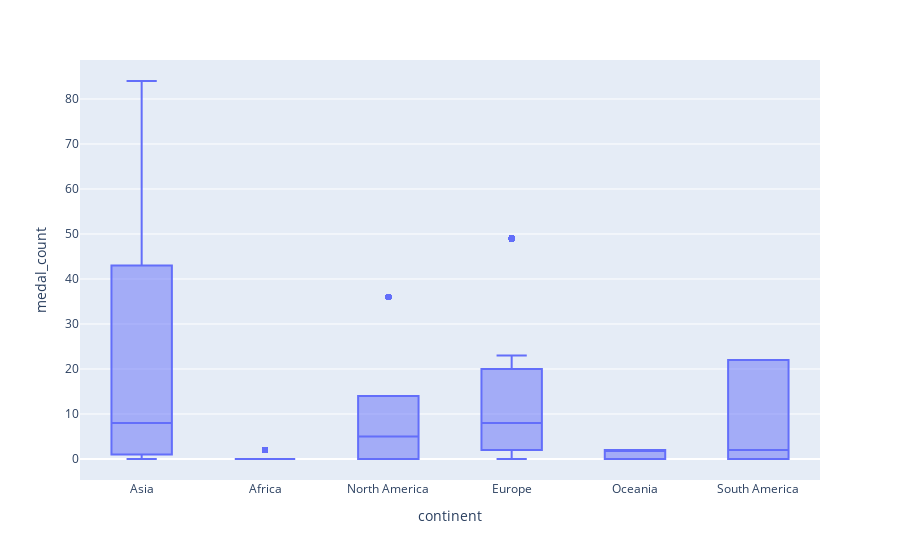

This figure's notebook cell:
### Markdown cell above
## 🎨&nbsp;&nbsp;Visualize the data 

An essential part of exploratory analysis is visualizing the data. We will begin with a [boxplot](https://plotly.com/python/box-plots/) to identify differences in the medal counts between continents.

First, we will need to create a column named `medal_count`. This column will represent the number of non-null values by country (i.e., the number of medals). 

The visualization also includes hover data for outliers, which means that you can learn more about each outlier. Be sure to hover over each box and outlier to gain additional insights from the plot!

💪&nbsp;&nbsp;_You can add a title to Plotly Express plots by using the `title` argument (e.g., `title="My Fantastic Plot"`). Try adding a title to this plot to help readers interpret your visualization!_

### Code cell
# Group by the team and calculate the number of medals earned
judo_data["medal_count"] = judo_data.groupby("team_clean")["medal"].transform(
    lambda x: x.notnull().sum()
)

# Create a boxplot of the medal count by continent
fig = px.box(judo_data, x="continent", y="medal_count", hover_data=["team_clean"])
fig.show()

### Figure 1 — Plotly figure (JSON) as saved in the notebook; plotly's stock layout.template omitted (floating-point values rounded to 4 significant figures; data arrays with more than 128 entries replaced by an {"elided": "..."} marker saying what was removed)
{"data": [{"alignmentgroup": "True", "customdata": {"elided": "3801x1 str values"}, "hovertemplate": "continent=%{x}<br>medal_count=%{y}<br>team_clean=%{customdata[0]}<extra></extra>", "legendgroup": "", "marker": {"color": "#636efa"}, "name": "", "notched": false, "offsetgroup": "", "orientation": "v", "showlegend": false, "type": "box", "x": {"elided": "3801 str values"}, "x0": " ", "xaxis": "x", "y": {"elided": "3801 int values"}, "y0": " ", "yaxis": "y"}], "layout": {"boxmode": "group", "legend": {"tracegroupgap": 0}, "margin": {"t": 60}, "xaxis": {"anchor": "y", "domain": [0, 1], "title": {"text": "continent"}}, "yaxis": {"anchor": "x", "domain": [0, 1], "title": {"text": "medal_count"}}}}
